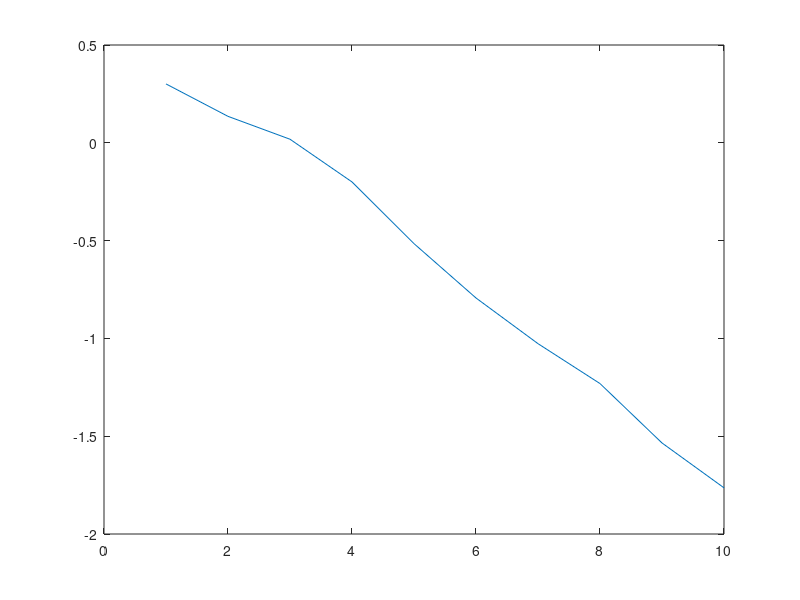

Recreate this plot in MATLAB.
clc
clear all
close all

resid = [];
resid( end+1) =    2.0000000000000000     ;
resid( end+1) =    1.3653364942087418     ;
resid( end+1) =    1.0429772142009530     ;
resid( end+1) =   0.63088571750774791     ;
resid( end+1) =   0.30513346596550961     ;
resid( end+1) =   0.16092949054147279     ;
resid( end+1) =    9.3997348940390663E-002;
resid( end+1) =    5.8760845058691648E-002;
resid( end+1) =    2.9202198706365541E-002;
resid( end+1) =    1.7220609277156698E-002;
plot( log( resid) / log( 10))